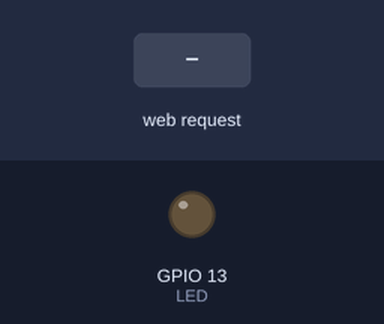
Simulated run of this sketch. Board: ESP8266 (NodeMCU). On the bench: output pins drawn as LEDs (lit = HIGH). The inputs (shaded band) are chosen by the test bench. WiFi joins after 1.5 s; servers stay silent unless stated; what the sketch prints to the serial monitor is not drawn.

Above: at 2.7 s.
2.8 s: HTTP request GET /LED=ON received
At 3.5 s:
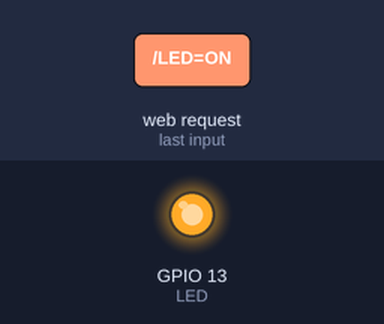
4.3 s: HTTP request GET /LED=OFF received
At 4.7 s:
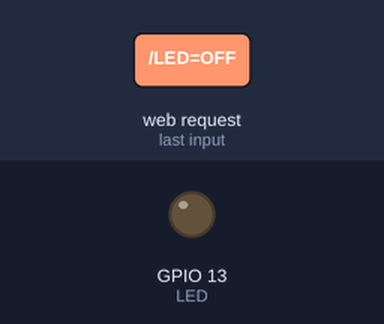
Timing chart, 0 to 7.3 s (numbered marks = the images above; inputs shaded):
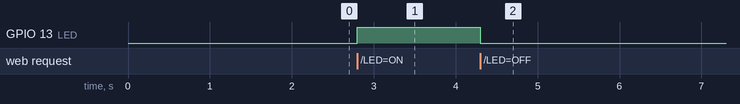

The sketch:

WiFi_Led.ino
```cpp
#include <ESP8266WiFi.h>

const char* ssid = "Pradhans";
const char* password = "SRkna11812";

int LED = 13;                 // led connected to D7
WiFiServer server(301);

void setup()
{
  Serial.begin(115200);
  pinMode(LED, OUTPUT);
  digitalWrite(LED, LOW);

  Serial.print("Connecting to Internet ");
  WiFi.begin(ssid, password);
  while (WiFi.status() != WL_CONNECTED)
  {
    delay(500);
    Serial.print(".");
  }
  Serial.println("WiFi connected");

 /*-------- server started---------*/
  server.begin();
  Serial.println("Server started");

  /*------printing ip address--------*/
  Serial.print("IP Address of network: ");
  Serial.println(WiFi.localIP());
  Serial.print("Copy and paste the following URL: https://");
  Serial.print(WiFi.localIP());
  Serial.println("/");
}

void loop()
  {
    WiFiClient client = server.available();
    if (!client)
    {
      return;
    }
  Serial.println("Waiting for new client");
  while(!client.available())
  {
    delay(1);
  }

  String request = client.readStringUntil('\r');
  Serial.println(request);
  client.flush();


  int value = LOW;
  if (request.indexOf("/LED=ON") != -1)
  {
    digitalWrite(LED, HIGH);
    value = HIGH;
  }
  if (request.indexOf("/LED=OFF") != -1)
  {
    digitalWrite(LED, LOW);
    value = LOW;
  }

/*------------------Creating html page---------------------*/

  client.println("HTTP/1.1 200 OK");
  client.println("Content-Type: text/html");
  client.println("");
  client.println("<!DOCTYPE HTML>");
  client.println("<html>");

  client.print("LED is: ");

  if(value == HIGH)
  {
    client.print("ON");
  }
  else
  {
    client.print("OFF");
  }
  client.println("<br><br>");
  client.println("<a href=\"/LED=ON\"\"><button>ON</button></a>");
  client.println("<a href=\"/LED=OFF\"\"><button>OFF</button></a><br />");
  client.println("</html>");

  delay(1);
  Serial.println("Client disonnected");
  Serial.println("");

}
```

Measured:
- after the input at 2.8 s, GPIO 13 (LED): LOW → HIGH at once
- after the input at 4.3 s, GPIO 13 (LED): HIGH → LOW at once
